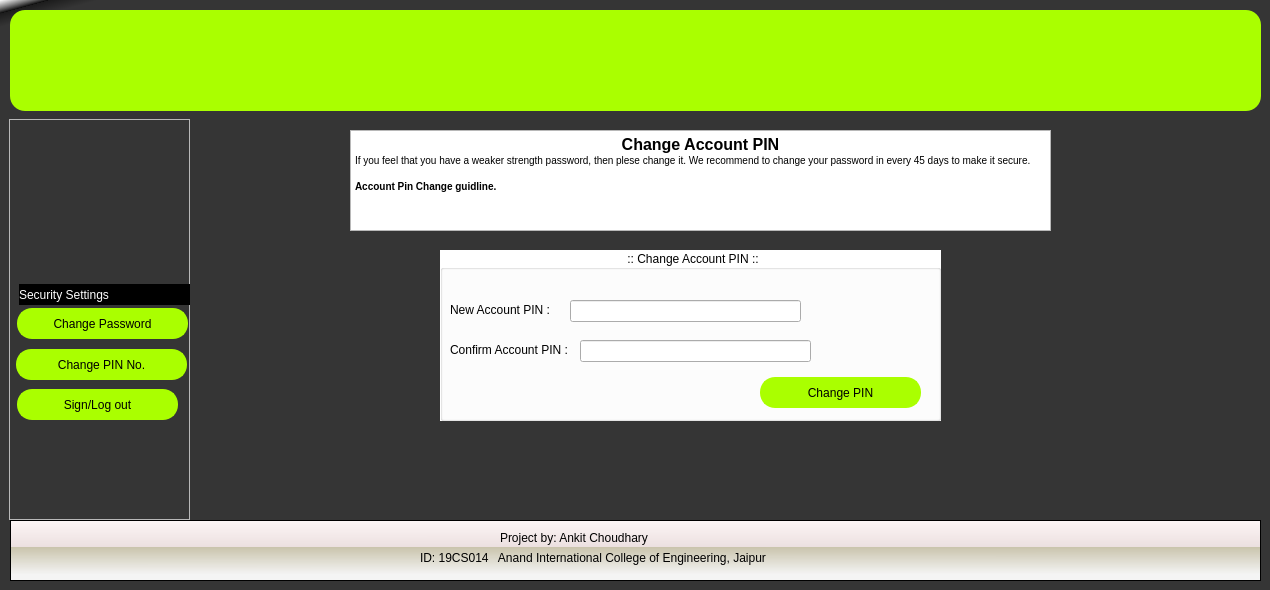
<?xml version="1.0" encoding="UTF-8"?>
<ui version="4.0">
 <class>Change_Account_PIN</class>
 <widget class="QWidget" name="Change_Account_PIN">
  <property name="geometry">
   <rect>
    <x>0</x>
    <y>0</y>
    <width>1270</width>
    <height>590</height>
   </rect>
  </property>
  <property name="minimumSize">
   <size>
    <width>1270</width>
    <height>590</height>
   </size>
  </property>
  <property name="maximumSize">
   <size>
    <width>1270</width>
    <height>590</height>
   </size>
  </property>
  <property name="windowTitle">
   <string>Form</string>
  </property>
  <property name="styleSheet">
   <string notr="true">#Change_Account_PIN{
background-color: qlineargradient(spread:pad, x1:0, y1:0, x2:0.02, y2:0.0340909, stop:0 rgba(255, 255, 255, 255), stop:0.495 rgba(0, 0, 0, 199), stop:0.505 rgba(28, 28, 28, 255), stop:1 rgba(53, 53, 53, 255));
}
#topframe{
background-color: qconicalgradient(cx:0.000472637, cy:0, angle:227.8, stop:0 rgba(30, 0, 255, 255), stop:0.375 rgba(0, 195, 255, 252), stop:0.423533 rgba(37, 0, 255, 255), stop:0.45 rgba(0, 130, 255, 255), stop:0.477581 rgba(0, 56, 255, 252), stop:0.518717 rgba(71, 171, 255, 255), stop:0.542289 rgba(71, 171, 255, 255), stop:0.547264 rgba(68, 134, 249, 255), stop:0.55 rgba(0, 74, 255, 255), stop:0.552239 rgba(21, 93, 243, 255), stop:0.57754 rgba(102, 0, 255, 255), stop:0.625 rgba(0, 185, 255, 247), stop:1 rgba(255, 255, 0, 69));
border:none;
}
#bottomframe{
background-color: qlineargradient(spread:pad, x1:0.025, y1:0.892545, x2:0.0199005, y2:0, stop:0 rgba(244, 244, 244, 255), stop:0.495 rgba(218, 212, 186, 230), stop:0.505 rgba(236, 224, 224, 255), stop:1 rgba(253, 246, 246, 255));
}
QPushButton{
border-radius:15px;
background:#aaff00;
border:2px solid #aaff00;
font: 75 12pt &quot;MS Sans Serif&quot;;
}
#frame{
background:#d4d4d4;
}
Line{
background:rgb(6, 6, 6)
}
#label_12{
background:#000000;
color:white;
}
QGroupBox{
background:white;
}</string>
  </property>
  <widget class="QFrame" name="bottomframe">
   <property name="geometry">
    <rect>
     <x>10</x>
     <y>520</y>
     <width>1251</width>
     <height>61</height>
    </rect>
   </property>
   <property name="frameShape">
    <enum>QFrame::StyledPanel</enum>
   </property>
   <property name="frameShadow">
    <enum>QFrame::Raised</enum>
   </property>
   <widget class="QLabel" name="label">
    <property name="geometry">
     <rect>
      <x>490</x>
      <y>10</y>
      <width>171</width>
      <height>16</height>
     </rect>
    </property>
    <property name="text">
     <string>Project by: Ankit Choudhary </string>
    </property>
   </widget>
   <widget class="QLabel" name="label_2">
    <property name="geometry">
     <rect>
      <x>410</x>
      <y>30</y>
      <width>381</width>
      <height>16</height>
     </rect>
    </property>
    <property name="text">
     <string>ID: 19CS014   Anand International College of Engineering, Jaipur</string>
    </property>
   </widget>
  </widget>
  <widget class="QFrame" name="sideframe">
   <property name="geometry">
    <rect>
     <x>9</x>
     <y>119</y>
     <width>181</width>
     <height>401</height>
    </rect>
   </property>
   <property name="frameShape">
    <enum>QFrame::StyledPanel</enum>
   </property>
   <property name="frameShadow">
    <enum>QFrame::Raised</enum>
   </property>
   <widget class="QPushButton" name="Admin_Home_btn_2">
    <property name="geometry">
     <rect>
      <x>8</x>
      <y>189</y>
      <width>171</width>
      <height>31</height>
     </rect>
    </property>
    <property name="text">
     <string>Change Password</string>
    </property>
   </widget>
   <widget class="QPushButton" name="User_Details_btn_2">
    <property name="geometry">
     <rect>
      <x>7</x>
      <y>230</y>
      <width>171</width>
      <height>31</height>
     </rect>
    </property>
    <property name="text">
     <string>Change PIN No.</string>
    </property>
   </widget>
   <widget class="QPushButton" name="Log_out_btn_2">
    <property name="geometry">
     <rect>
      <x>8</x>
      <y>270</y>
      <width>161</width>
      <height>31</height>
     </rect>
    </property>
    <property name="text">
     <string>Sign/Log out</string>
    </property>
   </widget>
   <widget class="QLabel" name="label_12">
    <property name="geometry">
     <rect>
      <x>10</x>
      <y>165</y>
      <width>171</width>
      <height>21</height>
     </rect>
    </property>
    <property name="text">
     <string>Security Settings</string>
    </property>
   </widget>
   <widget class="QLabel" name="User_Picture">
    <property name="geometry">
     <rect>
      <x>10</x>
      <y>10</y>
      <width>161</width>
      <height>141</height>
     </rect>
    </property>
    <property name="text">
     <string/>
    </property>
   </widget>
  </widget>
  <widget class="QPushButton" name="topframe">
   <property name="geometry">
    <rect>
     <x>10</x>
     <y>10</y>
     <width>1251</width>
     <height>101</height>
    </rect>
   </property>
   <property name="text">
    <string/>
   </property>
   <property name="icon">
    <iconset>
     <normaloff>Images/Bank-Management-System.png</normaloff>Images/Bank-Management-System.png</iconset>
   </property>
   <property name="iconSize">
    <size>
     <width>1300</width>
     <height>520</height>
    </size>
   </property>
  </widget>
  <widget class="QGroupBox" name="groupBox">
   <property name="geometry">
    <rect>
     <x>440</x>
     <y>250</y>
     <width>501</width>
     <height>171</height>
    </rect>
   </property>
   <property name="title">
    <string> :: Change Account PIN :: </string>
   </property>
   <property name="alignment">
    <set>Qt::AlignCenter</set>
   </property>
   <widget class="QLabel" name="label_3">
    <property name="geometry">
     <rect>
      <x>10</x>
      <y>50</y>
      <width>111</width>
      <height>20</height>
     </rect>
    </property>
    <property name="text">
     <string>New Account PIN : </string>
    </property>
   </widget>
   <widget class="QLineEdit" name="New_Account_Pin">
    <property name="geometry">
     <rect>
      <x>130</x>
      <y>50</y>
      <width>231</width>
      <height>22</height>
     </rect>
    </property>
   </widget>
   <widget class="QLabel" name="label_4">
    <property name="geometry">
     <rect>
      <x>10</x>
      <y>90</y>
      <width>131</width>
      <height>20</height>
     </rect>
    </property>
    <property name="text">
     <string>Confirm Account PIN :</string>
    </property>
   </widget>
   <widget class="QLineEdit" name="Confirm_Account_Pin">
    <property name="geometry">
     <rect>
      <x>140</x>
      <y>90</y>
      <width>231</width>
      <height>22</height>
     </rect>
    </property>
   </widget>
   <widget class="QPushButton" name="pushButton">
    <property name="geometry">
     <rect>
      <x>320</x>
      <y>127</y>
      <width>161</width>
      <height>31</height>
     </rect>
    </property>
    <property name="text">
     <string>Change PIN</string>
    </property>
   </widget>
  </widget>
  <widget class="QTextEdit" name="textEdit">
   <property name="geometry">
    <rect>
     <x>350</x>
     <y>130</y>
     <width>701</width>
     <height>101</height>
    </rect>
   </property>
   <property name="html">
    <string>&lt;!DOCTYPE HTML PUBLIC &quot;-//W3C//DTD HTML 4.0//EN&quot; &quot;http://www.w3.org/TR/REC-html40/strict.dtd&quot;&gt;
&lt;html&gt;&lt;head&gt;&lt;meta name=&quot;qrichtext&quot; content=&quot;1&quot; /&gt;&lt;style type=&quot;text/css&quot;&gt;
p, li { white-space: pre-wrap; }
&lt;/style&gt;&lt;/head&gt;&lt;body style=&quot; font-family:'MS Shell Dlg 2'; font-size:7.8pt; font-weight:400; font-style:normal;&quot;&gt;
&lt;p align=&quot;center&quot; style=&quot; margin-top:0px; margin-bottom:0px; margin-left:0px; margin-right:0px; -qt-block-indent:0; text-indent:0px;&quot;&gt;&lt;span style=&quot; font-size:12pt; font-weight:600;&quot;&gt;Change Account PIN&lt;/span&gt;&lt;/p&gt;
&lt;p style=&quot; margin-top:0px; margin-bottom:0px; margin-left:0px; margin-right:0px; -qt-block-indent:0; text-indent:0px;&quot;&gt;If you feel that you have a weaker strength password, then plese change it. We recommend to change your password in every 45 days to make it secure.&lt;/p&gt;
&lt;p style=&quot;-qt-paragraph-type:empty; margin-top:0px; margin-bottom:0px; margin-left:0px; margin-right:0px; -qt-block-indent:0; text-indent:0px;&quot;&gt;&lt;br /&gt;&lt;/p&gt;
&lt;p style=&quot; margin-top:0px; margin-bottom:0px; margin-left:0px; margin-right:0px; -qt-block-indent:0; text-indent:0px;&quot;&gt;&lt;span style=&quot; font-weight:600;&quot;&gt;Account Pin Change guidline.&lt;/span&gt;&lt;/p&gt;&lt;/body&gt;&lt;/html&gt;</string>
   </property>
  </widget>
 </widget>
 <resources/>
 <connections/>
</ui>
